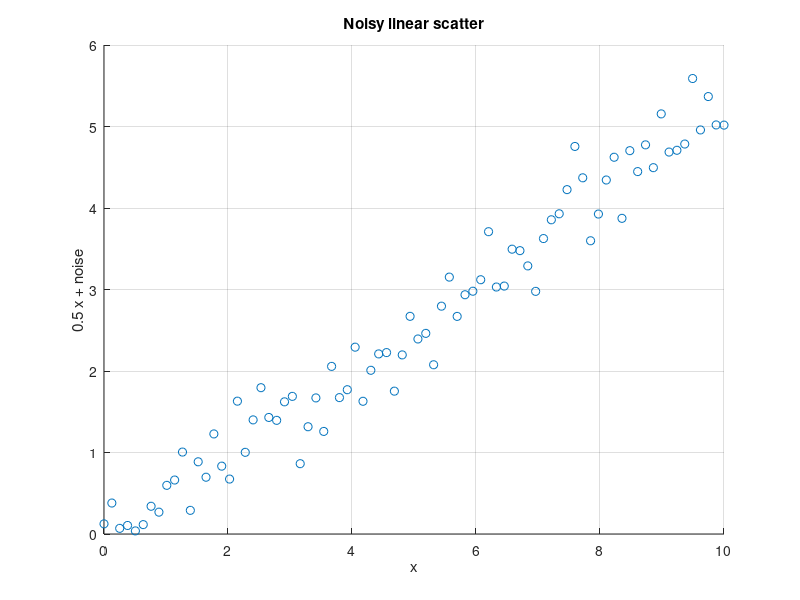

Source code (MATLAB):
% Scatter of a noisy linear relationship.
n = 80;
x = linspace(0, 10, n);
y = 0.5 * x + 0.3 * randn(1, n);

figure;
scatter(x, y);
title('Noisy linear scatter');
xlabel('x');
ylabel('0.5 x + noise');
grid on;
saveas(gcf, '/tmp/plot_scatter.png');
